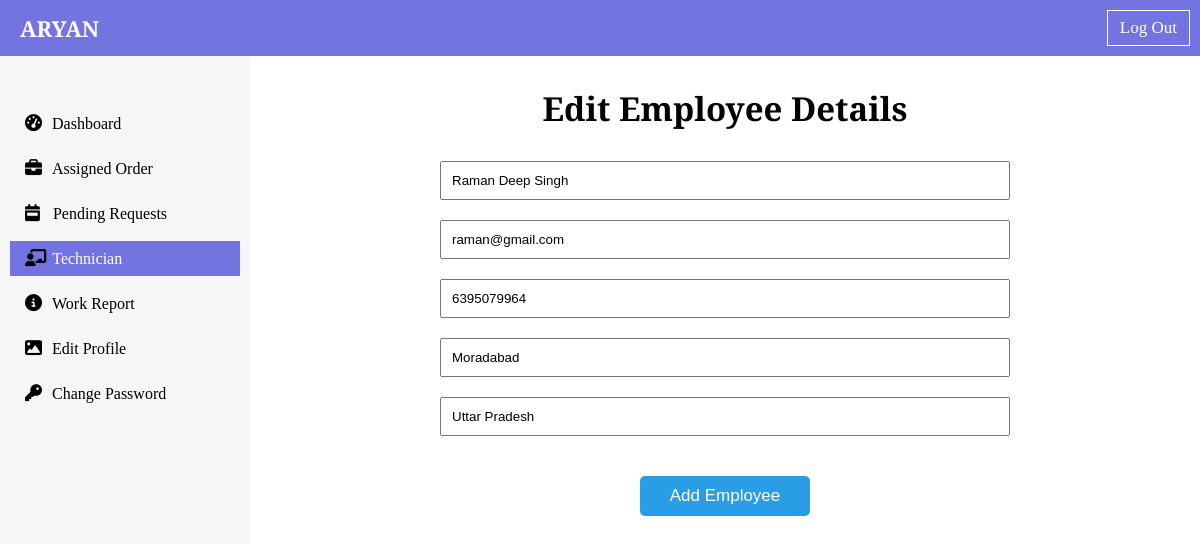
The page /dashboard/add_technician/1 (signed in) on the database its author committed.
### dashboard/models.py (models this page shows, shortened)
class TechnicianList(models.Model):
    employee_id = models.AutoField(primary_key=True)
    name = models.CharField(max_length=50)
    email = models.EmailField(max_length=254)
    mobile = models.IntegerField()
    city = models.CharField(max_length=50)
    state = models.CharField(max_length=50)
    joining_date = models.DateTimeField(auto_now_add=True, null=True)

### dashboard/views.py (the view)
# urls.py: path("add_technician/<int:employee_id>", views.add_technician, name="add_technician"),
def add_technician(request, employee_id):
    if request.user.is_superuser:
        if request.method == "POST":
            if employee_id == 0:
                forms = AddTechnicianForm(request.POST)
            else:
                add_technician_object = TechnicianList.objects.filter(employee_id=employee_id).first()
                forms = AddTechnicianForm(request.POST, instance= add_technician_object)
            if forms.is_valid():
                forms.save()
                messages.success(request, "Employee Added Succesfully")
                return redirect("technician_list")
        else:
            if employee_id == 0:
                forms = AddTechnicianForm()
            else:
                add_technician_object = TechnicianList.objects.filter(employee_id=employee_id).first()
                forms = AddTechnicianForm(instance= add_technician_object)
        context = {"forms":forms, "employee_id":employee_id}
        return render(request, "dashboard/admin/add_technician.html", context)
    else:
        return HttpResponse("<h1 style='text-align: center; margin-top: 30px;'> You are not Authorized for this page </h1>")

### dashboard/forms.py
class AddTechnicianForm(forms.ModelForm):
    name = forms.CharField(widget= forms.TextInput(attrs={"placeholder" : "Employee Name"}))
    city = forms.CharField(widget= forms.TextInput(attrs={"placeholder" : "City"}))
    state = forms.CharField(widget= forms.TextInput(attrs={"placeholder" : "State"}))
    email = forms.CharField(widget= forms.EmailInput(attrs={"placeholder" : "Email"}))
    mobile = forms.CharField(widget= forms.TextInput(attrs={"placeholder" : "Mobile"}))
    class Meta:
        model = TechnicianList
        exclude = ("joining_date",)

### templates/dashboard/admin/add_technician.html (shortened to what this page needs)
{% extends 'admin_base.html' %}
{% block technicianactive %} active {% endblock technicianactive %}
{% block body %}
<div class="add-technician-form flex-column-center">
    {% if employee_id == 0 %}
    <h2 class="md-heading text-center">Add an Employee</h2>
    {% else %}
    <h2 class="md-heading text-center">Edit Employee Details</h2>
    {% endif %}
    <form action="" method="post"> {% csrf_token %}
    <div class="form-inputs flex-column-center">
    {% for form in forms %}
    {{form}}
    {% endfor %}
    </div>
    <div class="add-btn-div text-center">
        <input type="submit" value="Add Employee">
    </div>
    </form>
</div>
{% endblock body %}

### static/util.css (style rules this page uses)
* { padding: 0; margin: 0; box-sizing: border-box; }
html { font-size: 62.5%; font-family: 'Playfair Display', serif; }
.md-heading { font-size: 3.3rem; }
.flex-column-center { display: flex; flex-direction: column; align-items: center; justify-content: center; }
.text-center { text-align: center; }

### static/dashboard/css/admin_style.css (style rules this page uses)
input { padding: .8rem; margin-bottom: 2rem; outline: none; }
.add-technician-form h2 { margin: 3rem 0; }
.add-technician-form form { width: 100%; }
div.form-inputs { width: 60%; margin: auto; }
.form-inputs input { padding: 1rem; width: 100%; }
.add-technician-form input[type="submit"] { padding: 1rem 3rem; font-size: 1.7rem; background-color: rgb(41, 157, 230); color: white; border: none; outline: none; border-radius: .5rem; margin: 2rem 0; cursor: pointer; transition: all .3s ease-in; }

### rows shown on the page
TechnicianList: forms "Raman Deep Singh" "raman@gmail.com" "6395079964" "Moradabad" "Uttar Pradesh"
